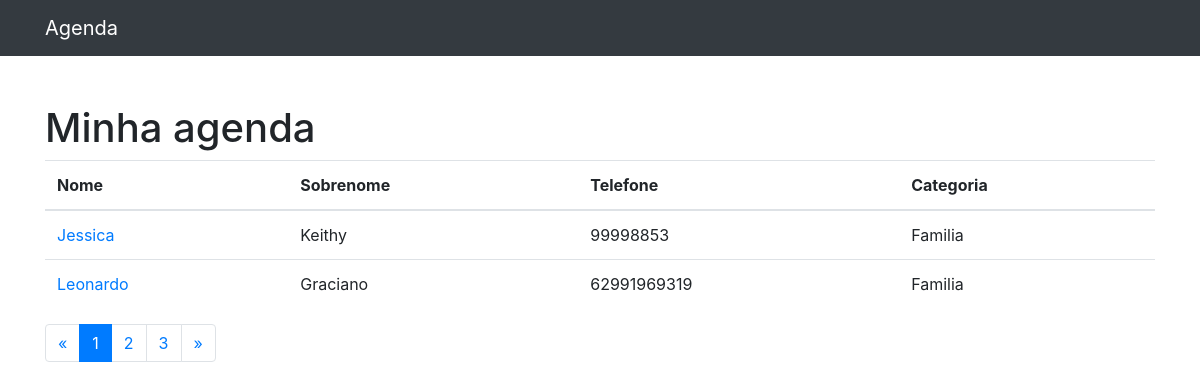
The page / on the database its author committed.
### contatos/models.py (models this page shows, shortened)
class Contato(models.Model):
    nome = models.CharField(max_length=250)
    sobrenome = models.CharField(max_length=250, blank=True)
    telefone = models.CharField(max_length=250)
    email = models.CharField(max_length=250, blank=True)
    data_da_criação = models.DateTimeField(default=timezone.now)
    descrição = models.TextField(blank=True)
    categoria = models.ForeignKey(Categoria, on_delete=models.DO_NOTHING)
    mostrar = models.BooleanField(default=True)

class Categoria(models.Model):
    nome = models.CharField(max_length=250)
    def __str__(self):
        return self.nome

### contatos/views.py (the view)
# urls.py: path('', views.index, name='index'),
def index(request):
    contatos = Contato.objects.all()
    paginator = Paginator(contatos, 2)
    page_number = request.GET.get('p')
    contatos = paginator.get_page(page_number)
    return render(request, 'contatos/index.html', {
        'contatos': contatos
    })

### contatos/templates/contatos/index.html (shortened to what this page needs)
{% extends 'base.html'%}
{% block 'conteudo' %}
<h1 class="mt-5">Minha agenda</h1>
        <table class="table">
          <thead>
            <tr>
              <th>Nome</th>
              <th>Sobrenome</th>
              <th>Telefone</th>
              <th>Categoria</th>
            </tr>
          </thead>
          <tbody>
              {%for contato in contatos %}
                {% if contato.mostrar %}
                  <tr>
                    <td>
                      <a href="{% url 'detalhes' contato.id %}"> {{contato.nome}}</a>
                    </td>
                    <td>{{contato.sobrenome}}</td>
                    <td>{{contato.telefone}}</td>
                    <td>{{contato.categoria}}</td>
                  </tr>
              {% endif %}
              {% endfor 'contatos'%}
          </tbody>
        </table>
<nav aria-label="Page navigation example">
  <ul class="pagination">
    <li class="page-item">
      <a class="page-link" href="#" aria-label="Previous">
        <span aria-hidden="true">&laquo;</span>
      </a>
    </li>
    {% for pagina in contatos.paginator.page_range %}
      {% if contatos.number == pagina %}
        <li class="page-item active">
          <a class="page-link" href="?p={{ pagina }}">{{pagina}}</a>
        </li>
      {% else %}
        <li class="page-item">
          <a class="page-link" href="?p={{ pagina }}">{{pagina}}</a>
        </li>
      {% endif %}
    {% endfor %}
        <li class="page-item">
          <a class="page-link" href="#" aria-label="Next">
        <span aria-hidden="true">&raquo;</span>
      </a>
    </li>
  </ul>
</nav>
{% endblock  %}

### templates/base.html (shortened to what this page needs)
<!DOCTYPE html>
<html lang="pt">
<head>
  {% include 'parciais/_head.html' %}
</head>
<body>
  {% include 'parciais/_nav.html' %}
  <div class="container">
    <div class="row">
      <div class="col-lg-12">
        {% block 'conteudo' %}
        {% endblock  %}
      </div>
    </div>
  </div>
</body>
</html>

### templates/parciais/_head.html (shortened to what this page needs)
{% load static %}
  <link href="{%static 'vendor/bootstrap/css/bootstrap.min.css'%}" rel="stylesheet">

### templates/parciais/_nav.html (shortened to what this page needs)
  <nav class="navbar navbar-expand-lg navbar-dark bg-dark static-top">
    <div class="container">
      <a class="navbar-brand" href="{% url 'index' %}">Agenda</a>
    </div>
  </nav>

### rows shown on the page
Contato: nome "Jessica", sobrenome "Keithy", telefone "99998853", categoria "Familia"
Contato: nome "Leonardo", sobrenome "Graciano", telefone "62991969319", categoria "Familia"

### other values the page prints
{{ pagina }} "1"
{{ pagina }} "2" "3"
